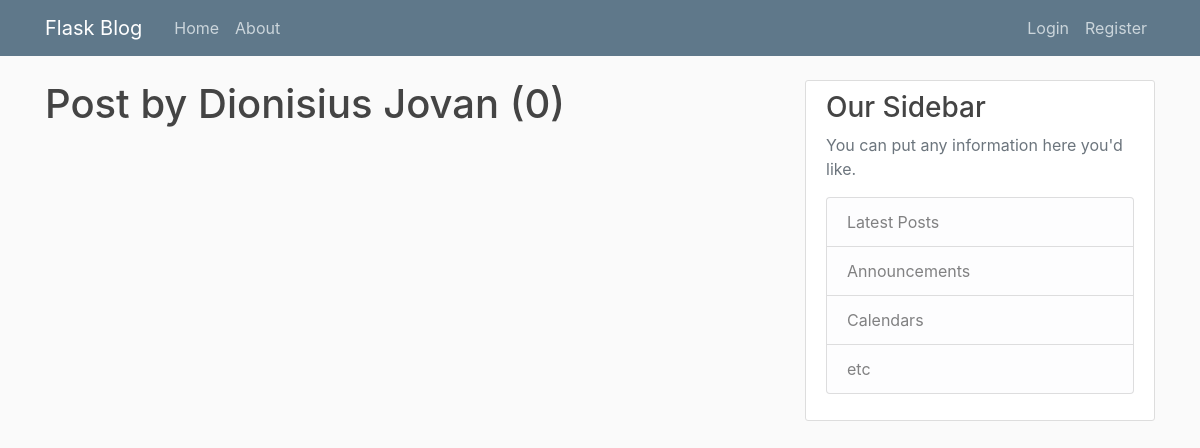
The app's page /user/Dionisius Jovan, older data.
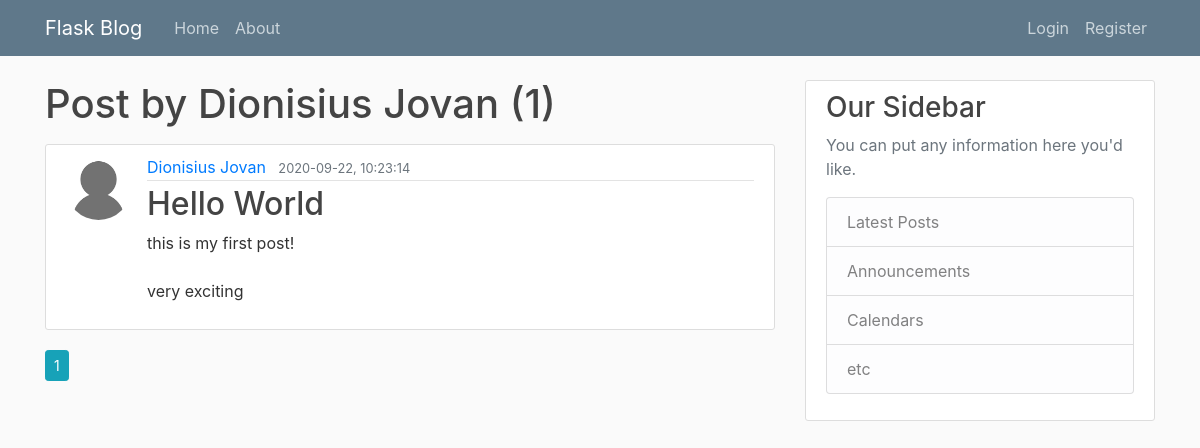
The same page, newer data.
### flaskblog/models.py (models this page shows, shortened)
class User(db.Model, UserMixin):
    id = db.Column(db.Integer, primary_key=True)
    username = db.Column(db.String(20), unique=True, nullable=False)
    email = db.Column(db.String(120), unique=True, nullable=False)
    imageFile = db.Column(db.String(20), nullable=False, default='default.jpg')
    password = db.Column(db.String(60), nullable=False)
    posts = db.relationship('Post', backref='author', lazy=True)

class Post(db.Model):
    id = db.Column(db.Integer, primary_key=True)
    title = db.Column(db.String(120), nullable=False)
    date_posted = db.Column(db.DateTime, nullable=False, default=datetime.utcnow)
    content = db.Column(db.Text, nullable=False)
    user_id = db.Column(db.Integer, db.ForeignKey('user.id'), nullable=False) #author-user_id

### flaskblog/routes.py (the view)
@app.route('/user/<string:username>')
def userPosts(username):
    page = request.args.get('page', 1, type=int)
    user = User.query.filter_by(username=username).first_or_404()
    posts = Post.query\
        .filter_by(author=user)\
        .order_by(Post.date_posted.desc())\
        .paginate(per_page=5, page=page)
    return render_template('user_posts.html', user=user, posts=posts)

### flaskblog/templates/user_posts.html
{% extends 'layout.html' %}
{% block content %}
    <h1 class="mb-3">Post by {{ user.username }} ({{ posts.total }})</h1>
    {% for post in posts.items %}
    <article class="media content-section">
        <img class="rounded-circle article-img" src="{{url_for('static', filename='profile_pics/' + post.author.imageFile)}}">
        <div class="media-body">
          <div class="article-metadata">
            <a class="mr-2" href="{{ url_for('userPosts', username=post.author.username) }}">{{ post.author.username }}</a>
            <small class="text-muted">{{ post.date_posted.strftime('%Y-%m-%d, %H:%M:%S') }}</small>
          </div>
          <h2><a class="article-title" href="{{ url_for('post', post_id = post.id) }}">{{ post.title }}</a></h2>
          <p class="article-content">{{ post.content }}</p>
        </div>
    </article>
    {% endfor %}
    {% for page_num in posts.iter_pages(left_edge=1, right_edge=1, left_current=1, right_current=2) %}
      {% if page_num %}
        {% if posts.page == page_num %}
        <a class="btn btn-info btn-sm mb-4" href="{{ url_for('userPosts', username=user.username, page=page_num) }}">{{ page_num }}</a>
        {% else %}
        <a class="btn btn-outline-info btn-sm mb-4" href="{{ url_for('userPosts', username=user.username, page=page_num) }}">{{ page_num }}</a>
        {% endif %}
      {% else %}
      ...
      {% endif %}
    {% endfor %}
{% endblock content %}

### flaskblog/templates/layout.html (shortened to what this page needs)
<!doctype html>
<html lang="en">
  <head>
    <link rel="stylesheet" href="https://stackpath.bootstrapcdn.com/bootstrap/4.5.2/css/bootstrap.min.css">
    <link rel="stylesheet" type="text/css" href="{{ url_for('static', filename='main.css') }}">
  </head>
  <body>
    <header class="site-header">
        <nav class="navbar navbar-expand-md navbar-dark bg-steel fixed-top">
          <div class="container">
            <a class="navbar-brand mr-4" href="/">Flask Blog</a>
            <div class="collapse navbar-collapse" id="navbarToggle">
              <div class="navbar-nav mr-auto">
                <a class="nav-item nav-link" href="{{ url_for('home') }}">Home</a>
                <a class="nav-item nav-link" href="{{ url_for('about') }}">About</a>
              </div>
              <div class="navbar-nav">
                {% if current_user.is_authenticated %}
                <a class="nav-item nav-link" href="{{ url_for('newPost') }}">New Post</a>
                <a class="nav-item nav-link" href="{{ url_for('account') }}">{{ current_user.username }}</a>
                <a class="nav-item nav-link" href="{{ url_for('logout') }}">Logout</a>
                {% else %}
                <a class="nav-item nav-link" href="{{ url_for('login') }}">Login</a>
                <a class="nav-item nav-link" href="{{ url_for('register') }}">Register</a>
                {% endif %}
              </div>
            </div>
          </div>
        </nav>
      </header>
      <main role="main" class="container">
        <div class="row">
          <div class="col-md-8">
            {% block content %}{% endblock %}
          </div>
          <div class="col-md-4">
            <div class="content-section">
              <h3>Our Sidebar</h3>
              <p class='text-muted'>You can put any information here you'd like.
                <ul class="list-group">
                  <li class="list-group-item list-group-item-light">Latest Posts</li>
                  <li class="list-group-item list-group-item-light">Announcements</li>
                  <li class="list-group-item list-group-item-light">Calendars</li>
                  <li class="list-group-item list-group-item-light">etc</li>
                </ul>
              </p>
            </div>
          </div>
        </div>
      </main>
  </body>
</html>

### flaskblog/static/main.css (style rules this page uses)
body { background: #fafafa; color: #333333; margin-top: 5rem; }
h1, h2, h3, h4, h5, h6 { color: #444444; }
.bg-steel { background-color: #5f788a; }
.site-header .navbar-nav .nav-link { color: #cbd5db; }
.content-section { background: #ffffff; padding: 10px 20px; border: 1px solid #dddddd; border-radius: 3px; margin-bottom: 20px; }
.article-title { color: #444444; }
.article-content { white-space: pre-line; }
.article-img { height: 65px; width: 65px; margin-right: 16px; }
.article-metadata { padding-bottom: 1px; margin-bottom: 4px; border-bottom: 1px solid #e3e3e3 }

Row changes from the older to the newer data that the page shows:
added Post: imageFile (placeholder picture), author.username "Dionisius Jovan", date_posted "2020-09-22, 10:23:14", title "Hello World", content "this is my first post! very exciting"
Text that changed along with them:
{{ posts.total }}: "0" → "1"
new list line: "1"
